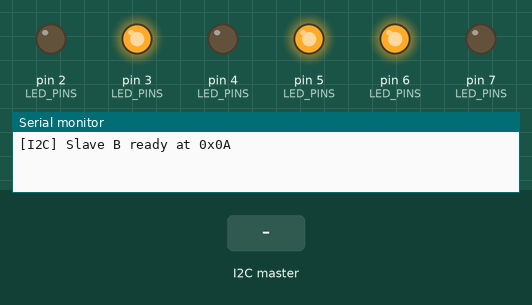
Recording of a sketch running on a simulated Arduino Uno, built with avr-gcc and run on an emulated ATmega328P. Parts: output pins drawn as LEDs (lit = HIGH), the last lines printed to the serial monitor. Inputs (shaded band) come from the test bench.

Above: at 2.0 s.
2.1 s: the I2C master sends the byte 1
At 2.25 s:
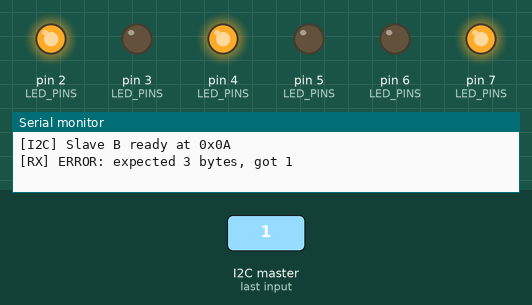
Timing chart, 0 to 5.1 s (numbered marks = the images above; inputs shaded):
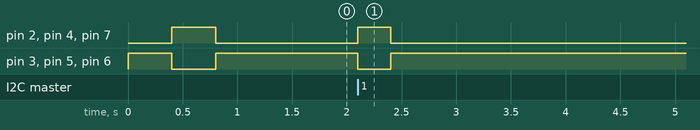

Measured:
- after the input at 2.1 s, pin 2 (LED_PINS), pin 4 (LED_PINS), pin 7 (LED_PINS): LOW → HIGH at once, → LOW 0.30 s later; pin 3 (LED_PINS), pin 5 (LED_PINS), pin 6 (LED_PINS): HIGH → LOW at once, → HIGH 0.30 s later

The sketch:

test_slave_b.ino
```cpp
/*
  I2C 通讯测试 – Slave B (Arduino 4, UNO R3, 地址 0x0A)
*/
#include <Wire.h>

#define NUM_ROOMS  3
#define SLAVE_ADDR 0x0A

const int LED_PINS[NUM_ROOMS][2] = {
  {3, 2}, {5, 4}, {6, 7},
};

volatile uint8_t rxCtrl  = 0;
volatile uint8_t rxData  = 0;
volatile uint8_t rxChk   = 0;
volatile uint8_t rxBytes = 0;
volatile bool    rxReady = false;
volatile bool    rxError = false;

bool          errBlink      = false;
unsigned long errBlinkStart = 0;
const unsigned long ERR_BLINK_MS = 300UL;

void receiveEvent(int numBytes) {
  if (numBytes == 3) {
    rxCtrl  = Wire.read(); rxData  = Wire.read(); rxChk   = Wire.read();
    rxBytes = 3; rxReady = true; rxError = false;
  } else {
    rxBytes = numBytes;
    while (Wire.available()) Wire.read();
    rxReady = true; rxError = true;
  }
}

void showLEDs(uint8_t status) {
  for (int i = 0; i < NUM_ROOMS; i++) {
    bool booked = (status >> i) & 0x01;
    digitalWrite(LED_PINS[i][1], booked ? HIGH : LOW);
    digitalWrite(LED_PINS[i][0], booked ? LOW  : HIGH);
  }
}

void setup() {
  Serial.begin(9600);
  for (int i = 0; i < NUM_ROOMS; i++) {
    pinMode(LED_PINS[i][0], OUTPUT);
    pinMode(LED_PINS[i][1], OUTPUT);
  }

  showLEDs(0x00);
  { unsigned long t = millis(); while (millis() - t < 400) {} }
  showLEDs(0x07);
  { unsigned long t = millis(); while (millis() - t < 400) {} }
  showLEDs(0x00);

  Wire.begin(SLAVE_ADDR);
  Wire.onReceive(receiveEvent);
  Serial.println(F("[I2C] Slave B ready at 0x0A"));
}

void loop() {
  unsigned long now = millis();

  if (errBlink && now - errBlinkStart >= ERR_BLINK_MS) {
    errBlink = false;
    showLEDs(0x00);
  }

  if (!rxReady) return;
  rxReady = false;

  if (rxError) {
    Serial.print(F("[RX] ERROR: expected 3 bytes, got ")); Serial.println(rxBytes);
    showLEDs(0x07);
    errBlink = true; errBlinkStart = now;
    return;
  }

  uint8_t expectedChk = rxCtrl ^ rxData;
  bool    chkOK       = (rxChk == expectedChk) && (rxCtrl == 0x01);

  Serial.print(F("[RX] ctrl=0x")); if (rxCtrl < 0x10) Serial.print('0'); Serial.print(rxCtrl, HEX);
  Serial.print(F("  data=0x"));   if (rxData < 0x10) Serial.print('0'); Serial.print(rxData, HEX);
  Serial.print(F("  chk=0x"));    if (rxChk  < 0x10) Serial.print('0'); Serial.print(rxChk,  HEX);

  if (chkOK) {
    Serial.print(F("  OK  bits="));
    for (int i = NUM_ROOMS - 1; i >= 0; i--) Serial.print((rxData >> i) & 0x01);
    Serial.println();
    showLEDs(rxData);
  } else {
    Serial.print(F("  CHECKSUM FAIL (expected 0x"));
    if (expectedChk < 0x10) Serial.print('0');
    Serial.print(expectedChk, HEX); Serial.println(F(")"));
    showLEDs(0x07);
    errBlink = true; errBlinkStart = now;
  }
}
```
